Frame 1 (no input): blank canvas, image omitted
Frame 60 (the mouse pressed at the canvas centre just before this capture): blank canvas, image omitted
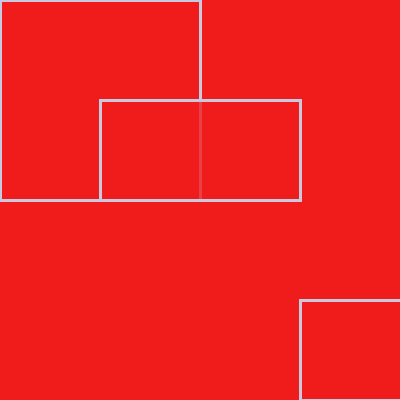
Frame 120 (the mouse held since frame 60 and released just before this capture)

The Processing sketch whose frames 1 and 60 were blank and that drew this single picture after the mouse press (run headless with seeded random() and noise(); from frame 60 on, the mouse is pressed at the canvas centre):

// Processing sketch: processing_114113
// ── processing_114113.pde

void setup(){
  size (400,400);
  background(240,27,27);
}

void draw(){
 background(240,27,27);
 //noStroke();
 fill(222,242,218);
 stroke(mouseX,mouseY,225);
 strokeWeight(3);
 fill(240,27,27,200);
 rect(mouseY-100,mouseX-100,mouseX,100);
 rect(mouseY+100,mouseX+100,mouseX,100);
 rect(mouseY-200,mouseX-200,mouseX,200); 
 rect(100,mouseX-100,mouseX,mouseY-100);
 
}
